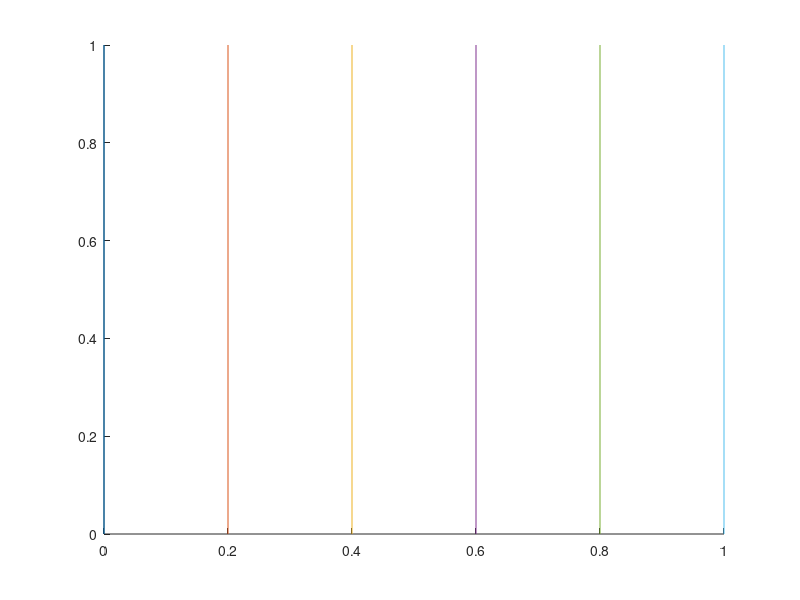

The MATLAB script that drew this image:
function varargout = myxgrid(varargin )
%XGRID turns on xgrid with lines.
%   Make grids as lines, then they can be set
hold on,
xt=get(gca,'xtick');
yl=ylim;
for ii=1:length(xt)
    hg=plot([xt(ii),xt(ii)],yl,varargin{:});
end
if nargout,varargout{1}=hg; end
end

